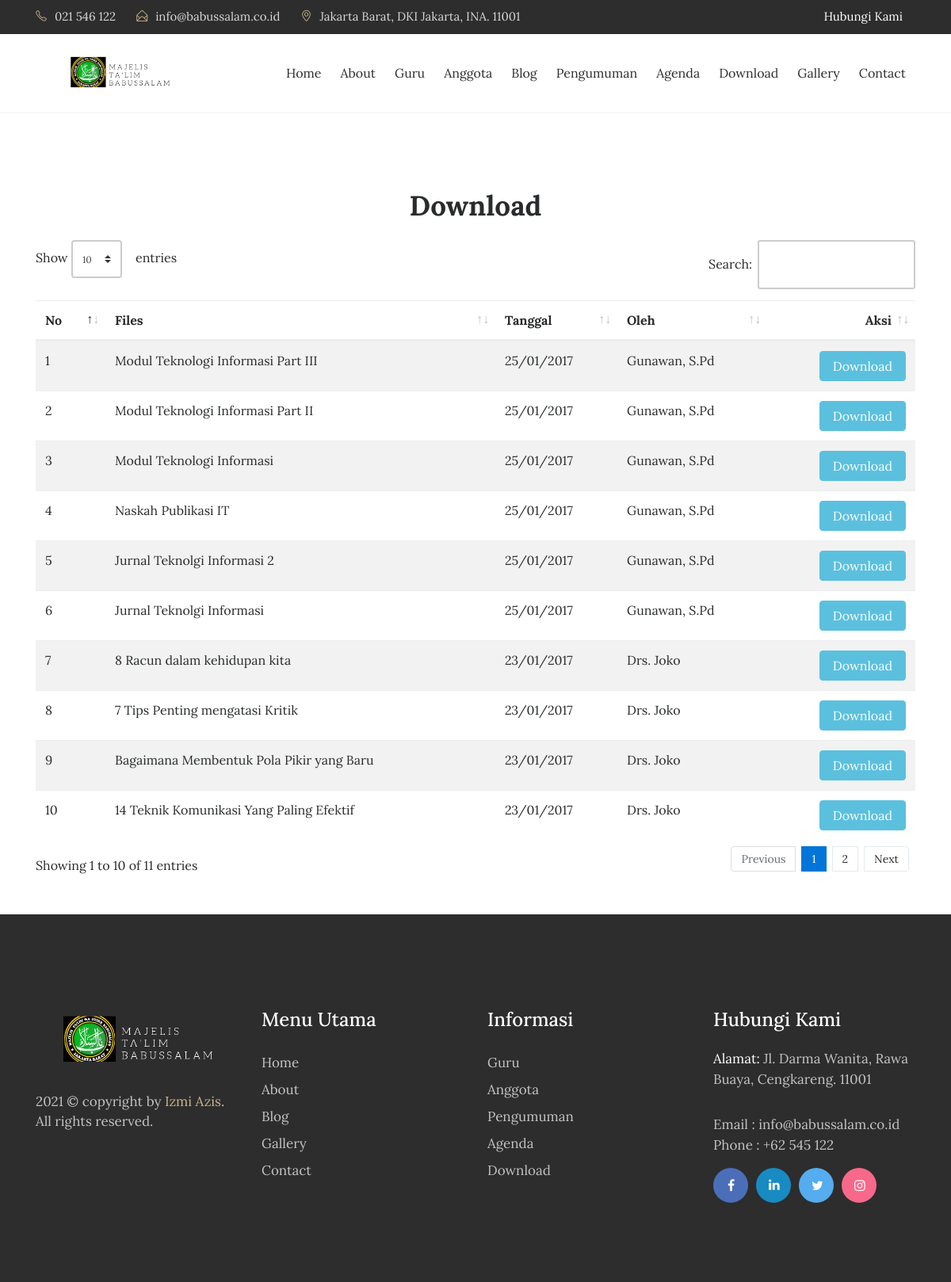
Page /index.php/download on the committed database.
### tables this page shows
CREATE TABLE `tbl_files` (
  `file_id` int(11) NOT NULL AUTO_INCREMENT,
  `file_judul` varchar(120) DEFAULT NULL,
  `file_deskripsi` text,
  `file_tanggal` timestamp NULL DEFAULT CURRENT_TIMESTAMP,
  `file_oleh` varchar(60) DEFAULT NULL,
  `file_download` int(11) DEFAULT '0',
  `file_data` varchar(120) DEFAULT NULL,
  PRIMARY KEY (`file_id`)
);

### application/controllers/Download.php (called while the page is built, shortened)
<?php
class Download extends CI_Controller{
	function __construct(){
		$this->load->model('m_files');
		$this->load->helper('download');
		$this->load->model('m_pengunjung');
	}
	function index(){
		$x['title'] = "Majelis Ta'lim Babussalam | Download";
		$x['heading'] = "Download";
		$x['data']=$this->m_files->get_all_files();
		$this->load->view('depan/v_download',$x);
	}
}

### index.php (called while the page is built, shortened)
<?php
require_once BASEPATH.'core/CodeIgniter.php';

### application/models/M_files.php (called while the page is built, shortened)
<?php
class M_files extends CI_Model{
	function get_all_files(){
		$hsl=$this->db->query("SELECT file_id,file_judul,file_deskripsi,DATE_FORMAT(file_tanggal,'%d/%m/%Y') AS tanggal,file_oleh,file_download,file_data FROM tbl_files ORDER BY file_id DESC");
		return $hsl;
	}
}

### application/views/depan/v_download.php (the view, shortened to what this page needs)
<!DOCTYPE html>
<html lang="en">
<head>
</head>
<body>
<section class="contact" style="margin-bottom:50px;">
    <div class="container">
        <div class="row">
            <div class="col-md-12">
                <div class="contact-title">
                    <h2><?php echo $heading; ?></h2>
                </div>
            </div>
        </div>
        <div class="row">
            <div class="col-md-12">
              <div class="table-responsive">
                <table class="table table-striped" id="display">
                  <thead>
                    <tr>
                      <th>No</th>
                      <th>Files</th>
                      <th>Tanggal</th>
                      <th>Oleh</th>
                      <th style="text-align:right;">Aksi</th>
                    </tr>
                  </thead>
                  <tbody>
                    <?php
                      $no=1;
                      foreach ($data->result() as $row):
                    ?>
                    <tr>
                      <td><?php echo $no++;?></td>
                      <td><?php echo $row->file_judul;?></td>
                      <td><?php echo $row->tanggal;?></td>
                      <td><?php echo $row->file_oleh;?></td>
                      <td style="text-align:right;"><a href="<?php echo site_url('download/get_file/'.$row->file_id);?>" class="btn btn-info">Download</a></td>
                    </tr>
                  <?php endforeach;?>
                  </tbody>
                </table>
              </div>
            </div>
          </div>
        </div>
    </section>
      </body>
</html>

### theme/css/scroll.css (style rules this page uses)
html { scroll-behavior: smooth; }

### rows in the picture
tbl_files: file_judul "Modul Teknologi Informasi Part III", tanggal "25/01/2017", file_oleh "Gunawan, S.Pd"
tbl_files: file_judul "Modul Teknologi Informasi Part II", tanggal "25/01/2017", file_oleh "Gunawan, S.Pd"
tbl_files: file_judul "Modul Teknologi Informasi", tanggal "25/01/2017", file_oleh "Gunawan, S.Pd"
tbl_files: file_judul "Naskah Publikasi IT", tanggal "25/01/2017", file_oleh "Gunawan, S.Pd"
tbl_files: file_judul "Jurnal Teknolgi Informasi 2", tanggal "25/01/2017", file_oleh "Gunawan, S.Pd"
tbl_files: file_judul "Jurnal Teknolgi Informasi", tanggal "25/01/2017", file_oleh "Gunawan, S.Pd"
tbl_files: file_judul "8 Racun dalam kehidupan kita", tanggal "23/01/2017", file_oleh "Drs. Joko"
tbl_files: file_judul "7 Tips Penting mengatasi Kritik", tanggal "23/01/2017", file_oleh "Drs. Joko"
tbl_files: file_judul "Bagaimana Membentuk Pola Pikir yang Baru", tanggal "23/01/2017", file_oleh "Drs. Joko"
tbl_files: file_judul "14 Teknik Komunikasi Yang Paling Efektif", tanggal "23/01/2017", file_oleh "Drs. Joko"

### other values in the picture
$heading "Download"
